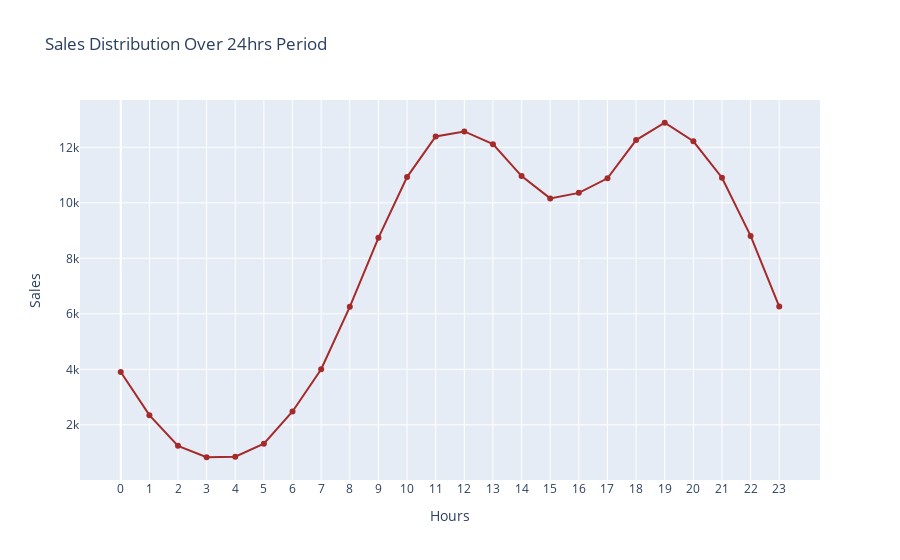

Notebook cell for this chart:
### Code cell
fig = go.Figure()
fig.add_trace(go.Scatter(x=sales_per_hour.Hour, y=sales_per_hour.Sales,mode='lines+markers',marker_color='brown'))
fig.update_layout(title='Sales Distribution Over 24hrs Period',xaxis_title='Hours',yaxis_title='Sales')
fig.update_layout(xaxis=dict(tickmode='array',tickvals=[0,1,2,3,4,5,6,7,8,9,10,11,12,13,14,15,16,17,18,19,20,21,22,23]))
fig.update_layout(yaxis=dict(showticklabels=True))

### Figure 1 — Plotly figure (JSON) as saved in the notebook; plotly's stock layout.template omitted (floating-point values rounded to 4 significant figures)
{"data": [{"marker": {"color": "brown"}, "mode": "lines+markers", "type": "scatter", "x": [0, 1, 2, 3, 4, 5, 6, 7, 8, 9, 10, 11, 12, 13, 14, 15, 16, 17, 18, 19, 20, 21, 22, 23], "y": [3902, 2347, 1242, 830, 852, 1320, 2481, 4002, 6252, 8740, 10929, 12392, 12573, 12115, 10965, 10159, 10359, 10884, 12263, 12886, 12218, 10905, 8808, 6262]}], "layout": {"title": {"text": "Sales Distribution Over 24hrs Period"}, "xaxis": {"tickmode": "array", "tickvals": [0, 1, 2, 3, 4, 5, 6, 7, 8, 9, 10, 11, 12, 13, 14, 15, 16, 17, 18, 19, 20, 21, 22, 23], "title": {"text": "Hours"}}, "yaxis": {"showticklabels": true, "title": {"text": "Sales"}}}}
